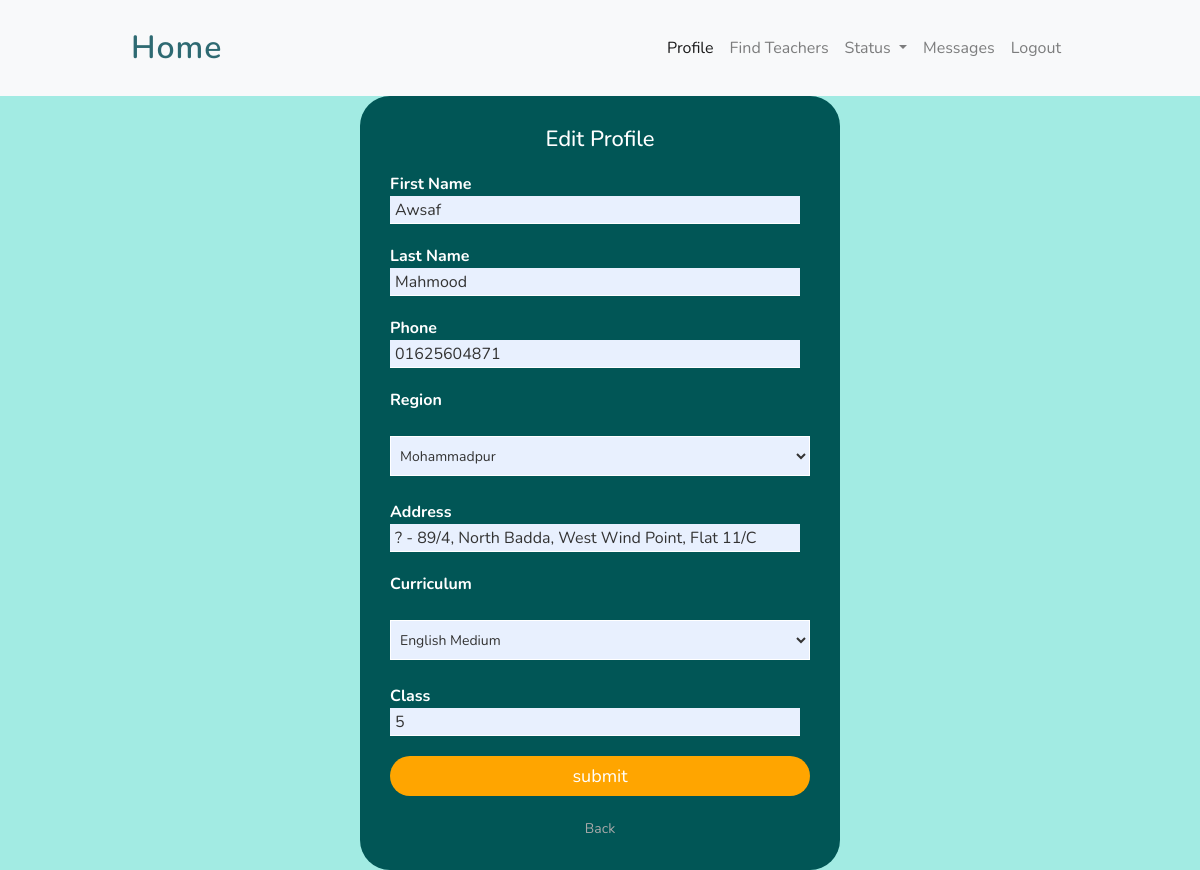
Screenshot of /editprofile.php (signed in) with the database file from the repository.
### tables this page shows
CREATE TABLE `student` (
  `username` varchar(30) NOT NULL,
  `password` varchar(60) NOT NULL,
  `firstname` varchar(30) NOT NULL,
  `lastname` varchar(30) NOT NULL,
  `phone` varchar(15) NOT NULL,
  `nid` varchar(20) NOT NULL,
  `region` varchar(30) NOT NULL,
  `address` varchar(100) NOT NULL,
  `curriculum` varchar(30) NOT NULL,
  `class` varchar(10) NOT NULL
);

### editprofile.php (the view, shortened to what this page needs)
<?php
	include 'partials/header-student.php';
	if(isset($_COOKIE['logged_in_user'])) {
		$username=$_COOKIE['logged_in_user'];
		$sql="SELECT * FROM student WHERE username='$username'";
		$result=$conn->query($sql);
		$retrive=mysqli_fetch_array($result);
		$firstname=$retrive['firstname'];
		$lastname=$retrive['lastname'];
		$phone=$retrive['phone'];
		$region=$retrive['region'];
		$address=$retrive['address'];
		$curriculum=$retrive['curriculum'];
		$class=$retrive['class'];
	}
	else {
		header("Location:signinas.php");
	}
 ?>
 <link rel="stylesheet" href="css/signin.css">
<head>
</head>
<body>
	<div class="registrationbox">
		<h1>Edit Profile</h1>
		<form action="editprofile.php" method="post">
			<p>First Name</p>
			<input type="text" name="firstName" value="<?php echo $firstname ?>" required="">
			<p>Last Name</p>
			<input type="text" name="lastName" value="<?php echo $lastname ?>" required="">
			<p>Phone</p>
			<input type="tel" name="phone" value="<?php echo $phone ?>" pattern="[01]{2}[0-9]{9}" required="">
			<p>Region</p>
            <br>
            <select name="region">
				<?php if($region == 'Mohammadpur') { echo '<option selected value="Mohammadpur">Mohammadpur</option>'; }
											else { echo '<option value="Mohammadpur">Mohammadpur</option>'; } ?>
            </select>
            <br>
            <p>Address</p>
			<input type="text" name="address" value="<?php echo $address ?>" required="">
			<p>Curriculum</p>
            <br>
            <select name="curriculum">
			<?php if($curriculum == 'English Medium') { echo '<option selected value="English Medium">English Medium</option>'; }
											else { echo '<option value="English Medium">English Medium</option>'; } ?>
            </select>
            <br>
			<p>Class</p>
			<input type="text" name="class"  value="<?php echo $class ?>" required="">
			<br>
			<input type="submit" name="submit" value="submit"><br>
			<center><a href="profile.php">Back</a></center>
		</form>
	</div>
</body>
</html>

### css/style.css (style rules this page uses)
* { font-family: 'Nunito', sans-serif; }

### css/signin.css (style rules this page uses)
html,body { height: 100%; }
body { margin: 0; padding: 0; background-size: cover; background-position: center; background-repeat: repeat; font-family: sans-serif; }
h1 { margin: 0; padding: 0 0 20px; text-align: center; font-size: 22px; }
.loginbox input[type="text"],.loginbox input[type="password"],input[type="number"],input[type="tel"] { border: none; border-bottom: 1px solid #fff; background: transparent; outline: none; height: 40px; color: #fff; font-size: 16px; }
.registrationbox { width: 40%; margin: 0 auto; height: auto; background: rgb(1 86 86); color: #fff; position: relative; box-sizing: border-box; padding: 30px 30px; border-radius: 30px; }
.registrationbox p { margin: 0; padding: 0; font-weight: bold; }
.registrationbox input { width: 100%; margin-bottom: 20px; }
.registrationbox input[type="text"], input[type="password"], input[type="number"], input[type="tel"] { border: none; border-bottom: 1px solid #fff; background: #e8f0fe; outline: none; height: 28px; color: #333; font-size: 16px; padding: 5px; width: 97.5%; }
.registrationbox input[type="submit"] { border: none; outline: none; height: 40px; background: orange; color: #fff; font-size: 18px; border-radius: 20px; }
.registrationbox select { height: 40px; width: 100%; display: block; color: #333; border: 1px solid #fff; background: #e8f0fe; margin: 0; padding: 5px; font-size: 14px; }
.registrationbox a { text-decoration: none; font-size: 12px; line-height: 20px; color: darkgrey; font-size: 14px; }

### editprofile.php (style rules this page uses)
body { background-color: #a2ebe3; }

### rows the page displays
student: firstName "Awsaf", lastName "Mahmood", phone "01625604871", region "Mohammadpur", address "? - 89/4, North Badda, West Wind Point, Flat 11/C", curriculum "English Medium", class "5"
